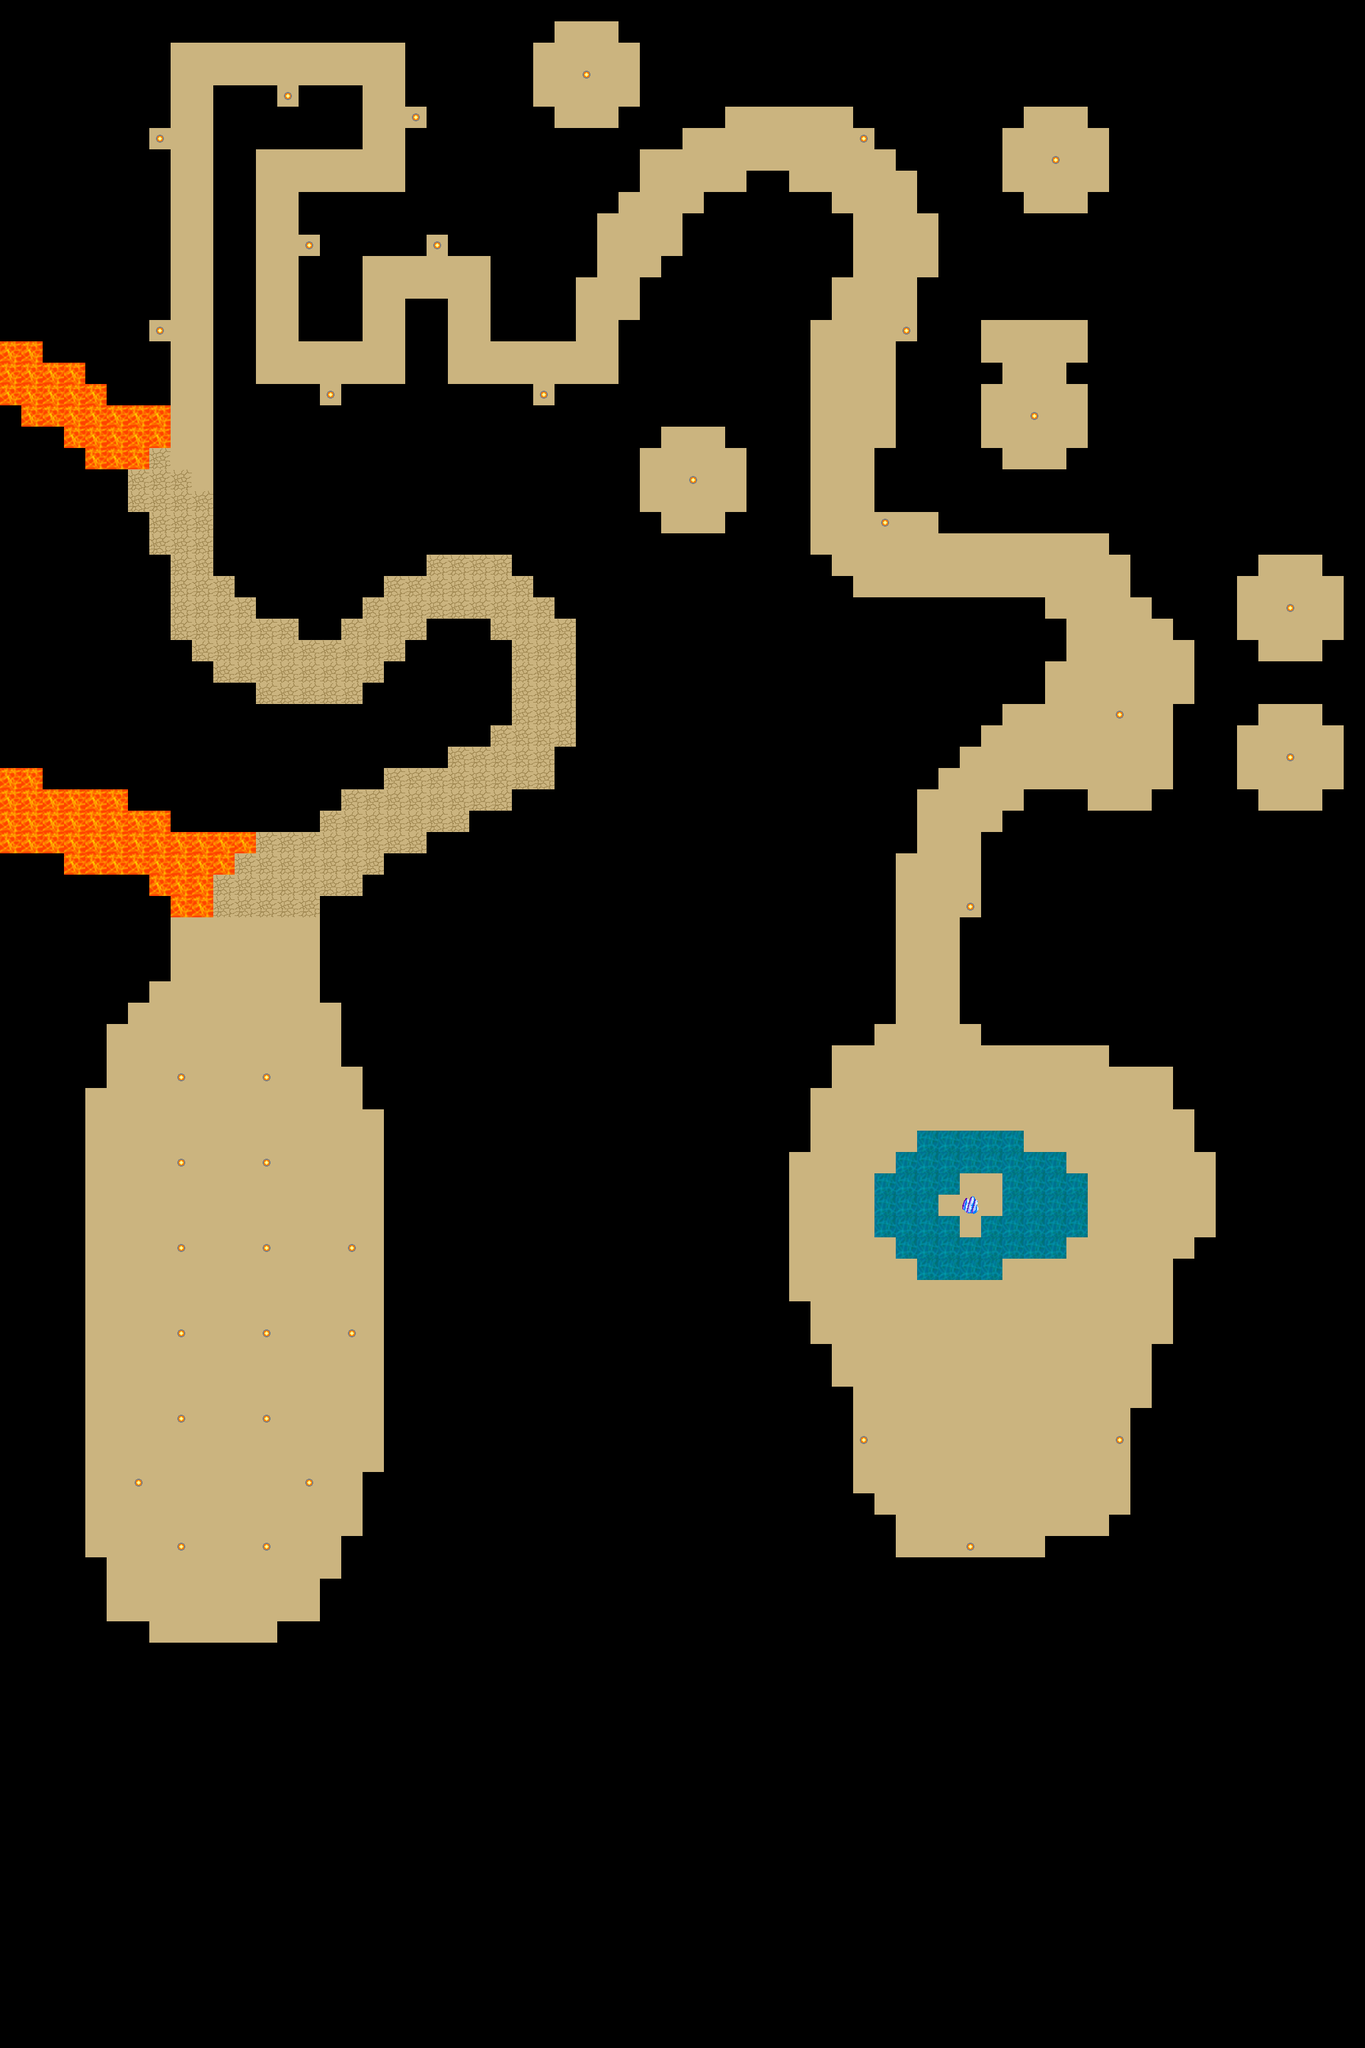

A level layout from a 2D game, rendered from its tile map. Below: a short description, then the map file with tile-grid data replaced by summaries:
An orthogonal 64x96 tile map with 32x32 px tiles, 3 tile layers (map, lava_bridge, secret_passage), 2 tilesets and 79 objects (54x light, 8x item, 4x hdoor, 2x zombie_spawn, vdoor, ...).

<map version="1.0" orientation="orthogonal" width="64" height="96" tilewidth="32" tileheight="32">
 <tileset firstgid="1" name="basic" tilewidth="32" tileheight="32">
  <image source="../../assets/tilesets/basic.png" width="128" height="128" />
 </tileset>
 <tileset firstgid="17" name="items" tilewidth="32" tileheight="32">
  <image source="../items.png" width="128" height="128" />
 </tileset>
 <layer name="map" width="64" height="96">
  <data>[6144 cells, 6144 non-empty, 6 distinct tile ids]</data>
 </layer>
 <layer name="lava_bridge" width="64" height="96">
  <data>[6144 cells, 151 non-empty, 1 distinct tile ids]</data>
 </layer>
 <layer name="secret_passage" width="64" height="96">
  <data>[6144 cells, 56 non-empty, 1 distinct tile ids]</data>
 </layer>
 <objectgroup name="templates" width="64" height="96">
  <object name="Light" type="light" gid="17" x="32" y="64">
   <properties>
    <property name="color" value="d0d0d0" />
    <property name="color_woobling" value=".2" />
    <property name="size" value="8" />
    <property name="size_woobling" value=".01" />
   </properties>
  </object>
  <object name="Zombie" type="zombie_spawn" gid="19" x="64" y="128" />
  <object name="VDoor" type="vdoor" gid="21" x="32" y="192" />
  <object name="HDoor" type="hdoor" gid="20" x="64" y="192" />
  <object name="Item" type="item" gid="22" x="64" y="64" />
 </objectgroup>
 <objectgroup name="doods" width="64" height="96">
  <object name="Player" type="player_spawn" gid="18" x="1440" y="2176" />
  <object name="Zombie" type="zombie_spawn" gid="19" x="1536" y="544" />
 </objectgroup>
 <objectgroup name="lights" width="64" height="96" visible="0">
  <object name="LowLight" type="light" gid="17" x="1664" y="2176">
   <properties>
    <property name="color" value="a0a0a0" />
    <property name="color_woobling" value=".2" />
    <property name="size" value="8" />
    <property name="size_woobling" value=".01" />
   </properties>
  </object>
  <object name="LowLight" type="light" gid="17" x="1440" y="2336">
   <properties>
    <property name="color" value="a0a0a0" />
    <property name="color_woobling" value=".2" />
    <property name="size" value="8" />
    <property name="size_woobling" value=".01" />
   </properties>
  </object>
  <object name="LowLight" type="light" gid="17" x="1280" y="2176">
   <properties>
    <property name="color" value="a0a0a0" />
    <property name="color_woobling" value=".2" />
    <property name="size" value="8" />
    <property name="size_woobling" value=".01" />
   </properties>
  </object>
  <object name="PurpleLight" type="light" gid="17" x="1440" y="1824">
   <properties>
    <property name="color" value="bd50e5" />
    <property name="color_woobling" value=".2" />
    <property name="size" value="20" />
    <property name="size_woobling" value=".3" />
   </properties>
  </object>
  <object name="LowLight" type="light" gid="17" x="1664" y="1088">
   <properties>
    <property name="color" value="a0a0a0" />
    <property name="color_woobling" value=".2" />
    <property name="size" value="12" />
    <property name="size_woobling" value=".01" />
   </properties>
  </object>
  <object name="LowLight" type="light" gid="17" x="1312" y="800">
   <properties>
    <property name="color" value="a0a0a0" />
    <property name="color_woobling" value=".2" />
    <property name="size" value="12" />
    <property name="size_woobling" value=".01" />
    <property name="toggle" value="maze" />
   </properties>
  </object>
  <object name="LowLight" type="light" gid="17" x="1280" y="224">
   <properties>
    <property name="color" value="a0a0a0" />
    <property name="color_woobling" value=".2" />
    <property name="size" value="12" />
    <property name="size_woobling" value=".01" />
    <property name="toggle" value="maze" />
   </properties>
  </object>
  <object name="LowLightMaze" type="light" gid="17" x="800" y="608">
   <properties>
    <property name="color" value="a0a0a0" />
    <property name="color_woobling" value=".2" />
    <property name="enabled" value="false" />
    <property name="size" value="8" />
    <property name="size_woobling" value=".01" />
    <property name="toggle" value="maze" />
   </properties>
  </object>
  <object name="LowLight" type="light" gid="17" x="1440" y="1376">
   <properties>
    <property name="color" value="a0a0a0" />
    <property name="color_woobling" value=".2" />
    <property name="size" value="12" />
    <property name="size_woobling" value=".01" />
   </properties>
  </object>
  <object name="LowLight" type="light" gid="17" x="1344" y="512">
   <properties>
    <property name="color" value="a0a0a0" />
    <property name="color_woobling" value=".2" />
    <property name="size" value="12" />
    <property name="size_woobling" value=".01" />
    <property name="toggle" value="maze" />
   </properties>
  </object>
  <object name="LowLightMaze" type="light" gid="17" x="640" y="384">
   <properties>
    <property name="color" value="a0a0a0" />
    <property name="color_woobling" value=".2" />
    <property name="enabled" value="false" />
    <property name="size" value="8" />
    <property name="size_woobling" value=".01" />
    <property name="toggle" value="maze" />
   </properties>
  </object>
  <object name="LowLightMaze" type="light" gid="17" x="480" y="608">
   <properties>
    <property name="color" value="a0a0a0" />
    <property name="color_woobling" value=".2" />
    <property name="enabled" value="false" />
    <property name="size" value="8" />
    <property name="size_woobling" value=".01" />
    <property name="toggle" value="maze" />
   </properties>
  </object>
  <object name="LowLightMaze" type="light" gid="17" x="448" y="384">
   <properties>
    <property name="color" value="a0a0a0" />
    <property name="color_woobling" value=".2" />
    <property name="enabled" value="false" />
    <property name="size" value="8" />
    <property name="size_woobling" value=".01" />
    <property name="toggle" value="maze" />
   </properties>
  </object>
  <object name="LowLightMaze" type="light" gid="17" x="608" y="192">
   <properties>
    <property name="color" value="a0a0a0" />
    <property name="color_woobling" value=".2" />
    <property name="enabled" value="false" />
    <property name="size" value="8" />
    <property name="size_woobling" value=".01" />
    <property name="toggle" value="maze" />
   </properties>
  </object>
  <object name="LowLightMaze" type="light" gid="17" x="416" y="160">
   <properties>
    <property name="color" value="a0a0a0" />
    <property name="color_woobling" value=".2" />
    <property name="enabled" value="false" />
    <property name="size" value="8" />
    <property name="size_woobling" value=".01" />
    <property name="toggle" value="maze" />
   </properties>
  </object>
  <object name="LowLightMaze" type="light" gid="17" x="224" y="224">
   <properties>
    <property name="color" value="a0a0a0" />
    <property name="color_woobling" value=".2" />
    <property name="enabled" value="false" />
    <property name="size" value="8" />
    <property name="size_woobling" value=".01" />
    <property name="toggle" value="maze" />
   </properties>
  </object>
  <object name="LowLightMaze" type="light" gid="17" x="224" y="512">
   <properties>
    <property name="color" value="a0a0a0" />
    <property name="color_woobling" value=".2" />
    <property name="enabled" value="false" />
    <property name="size" value="8" />
    <property name="size_woobling" value=".01" />
    <property name="toggle" value="maze" />
   </properties>
  </object>
  </objectgroup>
 <objectgroup name="doors" width="64" height="96">
  <!-- 3 objects omitted --></objectgroup>
 <objectgroup name="items" width="64" height="96">
  <!-- 7 objects omitted --></objectgroup>
 <objectgroup name="triggers" width="64" height="96">
  <!-- 9 objects omitted --></objectgroup>
</map>
<!-- 55 of 79 objects omitted -->
